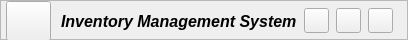
        <widget class="QFrame" name="frame_titleBar">
         <property name="minimumSize">
          <size>
           <width>0</width>
           <height>40</height>
          </size>
         </property>
         <property name="maximumSize">
          <size>
           <width>16777215</width>
           <height>40</height>
          </size>
         </property>
         <property name="styleSheet">
          <string notr="true"/>
         </property>
         <property name="frameShape">
          <enum>QFrame::StyledPanel</enum>
         </property>
         <property name="frameShadow">
          <enum>QFrame::Raised</enum>
         </property>
         <layout class="QHBoxLayout" name="horizontalLayout">
          <property name="spacing">
           <number>0</number>
          </property>
          <property name="leftMargin">
           <number>0</number>
          </property>
          <property name="topMargin">
           <number>0</number>
          </property>
          <property name="rightMargin">
           <number>0</number>
          </property>
          <property name="bottomMargin">
           <number>0</number>
          </property>
          <item>
           <widget class="QFrame" name="frame_appLogo">
            <property name="minimumSize">
             <size>
              <width>50</width>
              <height>40</height>
             </size>
            </property>
            <property name="maximumSize">
             <size>
              <width>50</width>
              <height>40</height>
             </size>
            </property>
            <property name="frameShape">
             <enum>QFrame::NoFrame</enum>
            </property>
            <property name="frameShadow">
             <enum>QFrame::Raised</enum>
            </property>
            <layout class="QVBoxLayout" name="verticalLayout_3">
             <property name="leftMargin">
              <number>5</number>
             </property>
             <property name="topMargin">
              <number>0</number>
             </property>
             <property name="rightMargin">
              <number>0</number>
             </property>
             <property name="bottomMargin">
              <number>0</number>
             </property>
             <item>
              <widget class="QPushButton" name="btn_appLogo">
               <property name="enabled">
                <bool>true</bool>
               </property>
               <property name="minimumSize">
                <size>
                 <width>45</width>
                 <height>40</height>
                </size>
               </property>
               <property name="maximumSize">
                <size>
                 <width>45</width>
                 <height>40</height>
                </size>
               </property>
               <property name="font">
                <font>
                 <pointsize>12</pointsize>
                </font>
               </property>
               <property name="focusPolicy">
                <enum>Qt::NoFocus</enum>
               </property>
               <property name="statusTip">
                <string notr="true"/>
               </property>
               <property name="styleSheet">
                <string notr="true"/>
               </property>
               <property name="text">
                <string/>
               </property>
               <property name="iconSize">
                <size>
                 <width>24</width>
                 <height>24</height>
                </size>
               </property>
               <property name="flat">
                <bool>false</bool>
               </property>
              </widget>
             </item>
            </layout>
           </widget>
          </item>
          <item>
           <widget class="QFrame" name="frame_appTitle">
            <property name="minimumSize">
             <size>
              <width>0</width>
              <height>40</height>
             </size>
            </property>
            <property name="maximumSize">
             <size>
              <width>16777215</width>
              <height>40</height>
             </size>
            </property>
            <property name="frameShape">
             <enum>QFrame::NoFrame</enum>
            </property>
            <property name="frameShadow">
             <enum>QFrame::Raised</enum>
            </property>
            <layout class="QHBoxLayout" name="horizontalLayout_12">
             <property name="spacing">
              <number>0</number>
             </property>
             <property name="leftMargin">
              <number>10</number>
             </property>
             <property name="topMargin">
              <number>0</number>
             </property>
             <property name="rightMargin">
              <number>0</number>
             </property>
             <property name="bottomMargin">
              <number>0</number>
             </property>
             <item>
              <widget class="QLabel" name="label_appTitle">
               <property name="font">
                <font>
                 <pointsize>12</pointsize>
                 <italic>true</italic>
                 <bold>true</bold>
                </font>
               </property>
               <property name="styleSheet">
                <string notr="true"/>
               </property>
               <property name="text">
                <string>Inventory Management System</string>
               </property>
              </widget>
             </item>
            </layout>
           </widget>
          </item>
          <item>
           <widget class="QFrame" name="frame_appTitleBtn">
            <property name="minimumSize">
             <size>
              <width>110</width>
              <height>40</height>
             </size>
            </property>
            <property name="maximumSize">
             <size>
              <width>110</width>
              <height>40</height>
             </size>
            </property>
            <property name="frameShape">
             <enum>QFrame::NoFrame</enum>
            </property>
            <property name="frameShadow">
             <enum>QFrame::Raised</enum>
            </property>
            <layout class="QHBoxLayout" name="horizontalLayout_2">
             <property name="spacing">
              <number>0</number>
             </property>
             <property name="leftMargin">
              <number>0</number>
             </property>
             <property name="topMargin">
              <number>0</number>
             </property>
             <property name="rightMargin">
              <number>5</number>
             </property>
             <property name="bottomMargin">
              <number>0</number>
             </property>
             <item>
              <widget class="QPushButton" name="btn_minimizeApp">
               <property name="minimumSize">
                <size>
                 <width>25</width>
                 <height>25</height>
                </size>
               </property>
               <property name="maximumSize">
                <size>
                 <width>25</width>
                 <height>25</height>
                </size>
               </property>
               <property name="focusPolicy">
                <enum>Qt::TabFocus</enum>
               </property>
               <property name="text">
                <string/>
               </property>
               <property name="icon">
                <iconset>
                 <normaloff>:/icons/images/icons/icon_minimize.png</normaloff>:/icons/images/icons/icon_minimize.png</iconset>
               </property>
              </widget>
             </item>
             <item>
              <widget class="QPushButton" name="btn_maximizeApp">
               <property name="minimumSize">
                <size>
                 <width>25</width>
                 <height>25</height>
                </size>
               </property>
               <property name="maximumSize">
                <size>
                 <width>25</width>
                 <height>25</height>
                </size>
               </property>
               <property name="focusPolicy">
                <enum>Qt::TabFocus</enum>
               </property>
               <property name="text">
                <string/>
               </property>
               <property name="icon">
                <iconset>
                 <normaloff>:/icons/images/icons/icon_maximize.png</normaloff>:/icons/images/icons/icon_maximize.png</iconset>
               </property>
              </widget>
             </item>
             <item>
              <widget class="QPushButton" name="btn_closeApp">
               <property name="minimumSize">
                <size>
                 <width>25</width>
                 <height>25</height>
                </size>
               </property>
               <property name="maximumSize">
                <size>
                 <width>25</width>
                 <height>25</height>
                </size>
               </property>
               <property name="focusPolicy">
                <enum>Qt::TabFocus</enum>
               </property>
               <property name="styleSheet">
                <string notr="true"/>
               </property>
               <property name="text">
                <string/>
               </property>
               <property name="icon">
                <iconset>
                 <normaloff>:/icons/images/icons/icon_close.png</normaloff>:/icons/images/icons/icon_close.png</iconset>
               </property>
              </widget>
             </item>
            </layout>
           </widget>
          </item>
         </layout>
        </widget>
